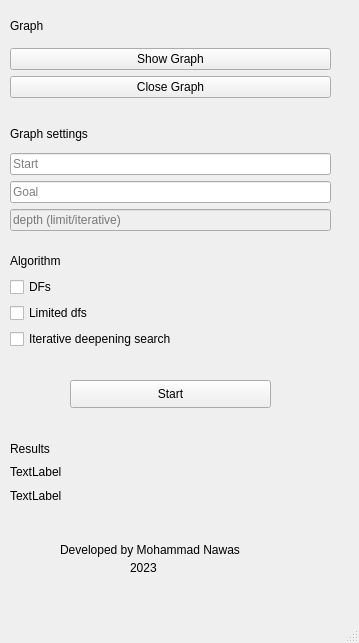
<?xml version="1.0" encoding="UTF-8"?>
<ui version="4.0">
 <class>MainWindow</class>
 <widget class="QMainWindow" name="MainWindow">
  <property name="geometry">
   <rect>
    <x>0</x>
    <y>0</y>
    <width>359</width>
    <height>643</height>
   </rect>
  </property>
  <property name="windowTitle">
   <string>MainWindow</string>
  </property>
  <widget class="QWidget" name="centralwidget">
   <widget class="QWidget" name="verticalLayoutWidget">
    <property name="geometry">
     <rect>
      <x>10</x>
      <y>10</y>
      <width>321</width>
      <height>88</height>
     </rect>
    </property>
    <layout class="QVBoxLayout" name="verticalLayout_2">
     <item>
      <widget class="QLabel" name="label">
       <property name="text">
        <string>Graph</string>
       </property>
       <property name="textFormat">
        <enum>Qt::AutoText</enum>
       </property>
      </widget>
     </item>
     <item>
      <widget class="QPushButton" name="btnShowGraph">
       <property name="text">
        <string>Show Graph</string>
       </property>
      </widget>
     </item>
     <item>
      <widget class="QPushButton" name="btnCloseGraph">
       <property name="text">
        <string>Close Graph</string>
       </property>
      </widget>
     </item>
    </layout>
   </widget>
   <widget class="QWidget" name="verticalLayoutWidget_2">
    <property name="geometry">
     <rect>
      <x>10</x>
      <y>120</y>
      <width>321</width>
      <height>111</height>
     </rect>
    </property>
    <layout class="QVBoxLayout" name="verticalLayout_3">
     <item>
      <widget class="QLabel" name="label_2">
       <property name="text">
        <string>Graph settings</string>
       </property>
      </widget>
     </item>
     <item>
      <widget class="QLineEdit" name="textFieldStartNode">
       <property name="inputMethodHints">
        <set>Qt::ImhNone</set>
       </property>
       <property name="placeholderText">
        <string>Start</string>
       </property>
      </widget>
     </item>
     <item>
      <widget class="QLineEdit" name="textFieldGoalNode">
       <property name="inputMethodHints">
        <set>Qt::ImhNone</set>
       </property>
       <property name="placeholderText">
        <string>Goal</string>
       </property>
      </widget>
     </item>
     <item>
      <widget class="QLineEdit" name="txtFieldLimit">
       <property name="enabled">
        <bool>false</bool>
       </property>
       <property name="text">
        <string/>
       </property>
       <property name="placeholderText">
        <string>depth (limit/iterative) </string>
       </property>
      </widget>
     </item>
    </layout>
   </widget>
   <widget class="QWidget" name="verticalLayoutWidget_3">
    <property name="geometry">
     <rect>
      <x>10</x>
      <y>250</y>
      <width>321</width>
      <height>99</height>
     </rect>
    </property>
    <layout class="QVBoxLayout" name="verticalLayout_4">
     <item>
      <widget class="QLabel" name="label_3">
       <property name="text">
        <string>Algorithm</string>
       </property>
      </widget>
     </item>
     <item>
      <widget class="QCheckBox" name="checkboxDfs">
       <property name="text">
        <string>DFs</string>
       </property>
      </widget>
     </item>
     <item>
      <widget class="QCheckBox" name="checkboxLdfs">
       <property name="text">
        <string>Limited dfs</string>
       </property>
      </widget>
     </item>
     <item>
      <widget class="QCheckBox" name="checkboxIds">
       <property name="text">
        <string>Iterative deepening search</string>
       </property>
      </widget>
     </item>
    </layout>
   </widget>
   <widget class="QPushButton" name="btnStart">
    <property name="geometry">
     <rect>
      <x>70</x>
      <y>380</y>
      <width>201</width>
      <height>28</height>
     </rect>
    </property>
    <property name="text">
     <string>Start</string>
    </property>
   </widget>
   <widget class="QWidget" name="verticalLayoutWidget_4">
    <property name="geometry">
     <rect>
      <x>10</x>
      <y>440</y>
      <width>361</width>
      <height>64</height>
     </rect>
    </property>
    <layout class="QVBoxLayout" name="containerResults">
     <item>
      <widget class="QLabel" name="label_4">
       <property name="text">
        <string>Results</string>
       </property>
      </widget>
     </item>
     <item>
      <widget class="QLabel" name="txtExpandedNodes">
       <property name="lineWidth">
        <number>2</number>
       </property>
       <property name="text">
        <string>TextLabel</string>
       </property>
      </widget>
     </item>
     <item>
      <widget class="QLabel" name="txtFinalPath">
       <property name="enabled">
        <bool>true</bool>
       </property>
       <property name="text">
        <string>TextLabel</string>
       </property>
      </widget>
     </item>
    </layout>
   </widget>
   <widget class="QLabel" name="label_5">
    <property name="geometry">
     <rect>
      <x>60</x>
      <y>540</y>
      <width>191</width>
      <height>20</height>
     </rect>
    </property>
    <property name="text">
     <string>Developed by Mohammad Nawas</string>
    </property>
   </widget>
   <widget class="QLabel" name="label_6">
    <property name="geometry">
     <rect>
      <x>130</x>
      <y>560</y>
      <width>55</width>
      <height>16</height>
     </rect>
    </property>
    <property name="text">
     <string>2023</string>
    </property>
   </widget>
  </widget>
  <widget class="QMenuBar" name="menubar">
   <property name="geometry">
    <rect>
     <x>0</x>
     <y>0</y>
     <width>359</width>
     <height>26</height>
    </rect>
   </property>
  </widget>
  <widget class="QStatusBar" name="statusbar"/>
 </widget>
 <resources/>
 <connections/>
</ui>
